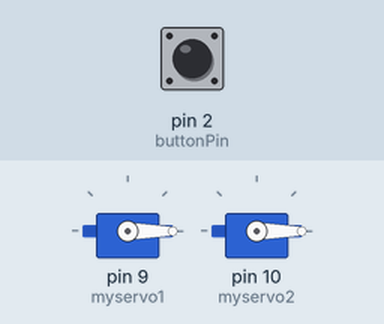
A sketch run on a simulated Arduino Uno, built with avr-gcc and run on an emulated ATmega328P. On the bench: 2 × servo. The inputs (shaded band) are chosen by the test bench; at power-on: pin 2 (buttonPin) HIGH.

Above: at 1.2 s.
1.3 s: pin 2 (buttonPin) pulled LOW for 0.15 s
At 2.1 s:
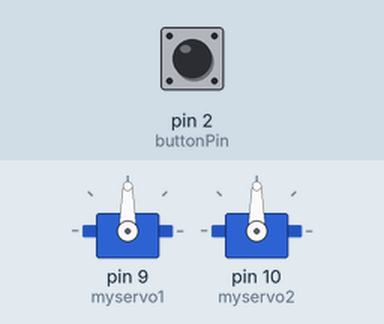
2.9 s: pin 2 (buttonPin) pulled LOW for 1 s
At 3.3 s:
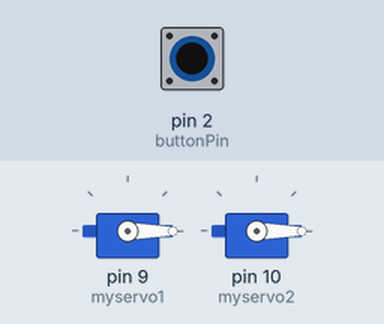
5.4 s: pin 2 (buttonPin) pulled LOW for 3.2 s
At 6.4 s:
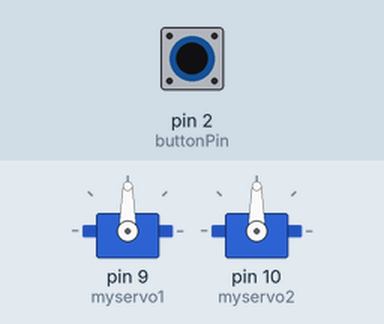
Timing chart, 0 to 8.4 s (numbered marks = the images above; inputs shaded):
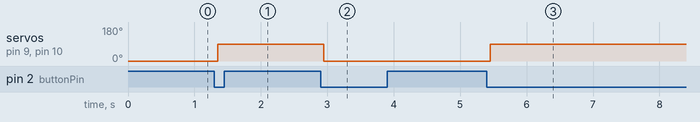

The sketch:

two_servo_motor.ino
```cpp
#include <Servo.h>

Servo myservo1; // 1つ目のサーボモーター
Servo myservo2; // 2つ目のサーボモーターを追加

int pos = 0;

const int buttonPin = 2;
int buttonState = 0;
int lastButtonState = HIGH; // 前回のボタン状態を保存（初期値はHIGH）
bool isOpen = false;

void setup() {
  myservo1.attach(9);  // 1つ目のサーボを9番ピンに接続
  myservo2.attach(10); // 2つ目のサーボを10番ピンに接続
  pinMode(buttonPin, INPUT_PULLUP);
}

void loop() {
  buttonState = digitalRead(buttonPin);

  // 前回がHIGH（離されている）で、今回がLOW（押されている）の時だけ実行
  if (buttonState == LOW && lastButtonState == HIGH) {
    delay(50); // チャタリング対策

    // 50ミリ秒待った後もまだ押されていたら、間違いなく押されたと判断
    if (digitalRead(buttonPin) == LOW) {
      isOpen = !isOpen;
    }
  }

  // 今回のボタンの状態を「前回の状態」として記録しておく
  lastButtonState = buttonState;

  // 開閉状態に応じて2つのサーボを同時に動作させる
  if (isOpen) {
    myservo1.write(90); // 1つ目のサーボを90度に
    myservo2.write(90); // 2つ目のサーボも90度に
  } else {
    myservo1.write(0);  // 1つ目のサーボを0度に
    myservo2.write(0);  // 2つ目のサーボも0度に
  }
}
```

Measured:
- after the input at 1.3 s, servo on pin 9 (myservo1), servo on pin 10 (myservo2): 0° → 90° after 0.05 s
- after the input at 2.9 s, servo on pin 9 (myservo1), servo on pin 10 (myservo2): 90° → 0° after 0.05 s
- after the input at 5.4 s, servo on pin 9 (myservo1), servo on pin 10 (myservo2): 0° → 90° after 0.05 s
